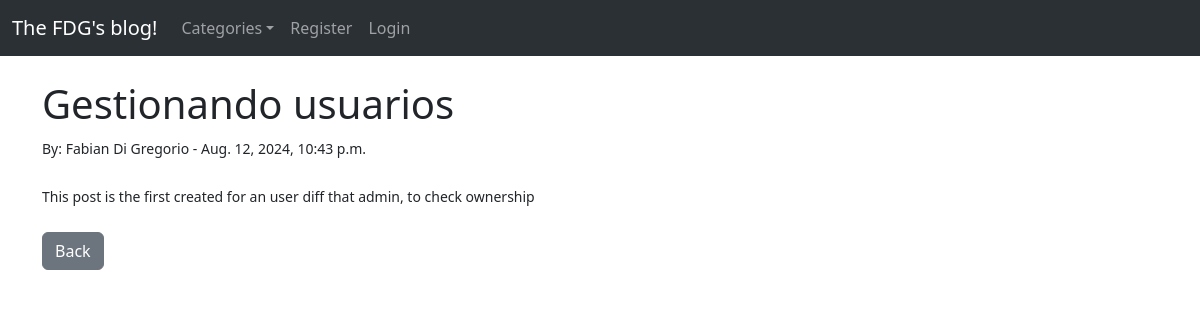
Screenshot of /article/16/ with the database file from the repository.
### fdgblog/models.py (models this page shows, shortened)
class Post(models.Model):
    title = models.CharField(max_length=255)
    title_tag = models.CharField(max_length=255)
    author = models.ForeignKey(User, on_delete=models.CASCADE)
    content = models.TextField()
    created = models.DateTimeField(auto_now_add=True)
    modified = models.DateTimeField(auto_now=True)
    category = models.CharField(max_length=255, default="uncategorized")

### fdgblog/views.py (the view)
# urls.py: path('article/<int:pk>/', ArticleView.as_view(), name='article_details'),
class ArticleView(DetailView):
    model = Post
    template_name = 'article_details.html'
    def get_context_data(self, *args, **kwargs):
        cat_menu = Category.objects.all()
        context = super(ArticleView, self).get_context_data(*args, **kwargs)
        context["cat_menu"] = cat_menu
        return context

### fdgblog/models.py (called while the page is built)
    def __str__(self):
        return self.name

### fdgblog/templates/article_details.html (shortened to what this page needs)
{% extends 'base.html' %}
{% block content %}
    <h1>{{ post.title }}</h1>
    <small>By: {{ post.author.first_name }} {{ post.author.last_name }}
        - {{ post.created }}
    <br/><br/>
    {{ post.content }}
    <br/></br>
    <a href="{% url 'home' %}" class="btn btn-secondary">Back</a>
{% endblock %}

### rows the page displays
Post: title "Gestionando usuarios", author.first_name "Fabian", author.last_name "Di Gregorio", created "Aug. 12, 2024, 10:43 p.m.", content "This post is the first created for an user diff that admin, to check ownership"
